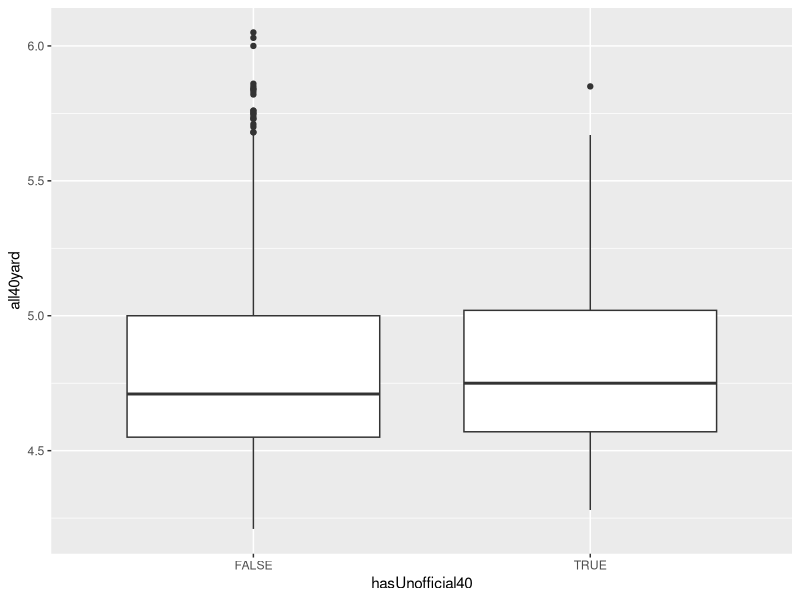
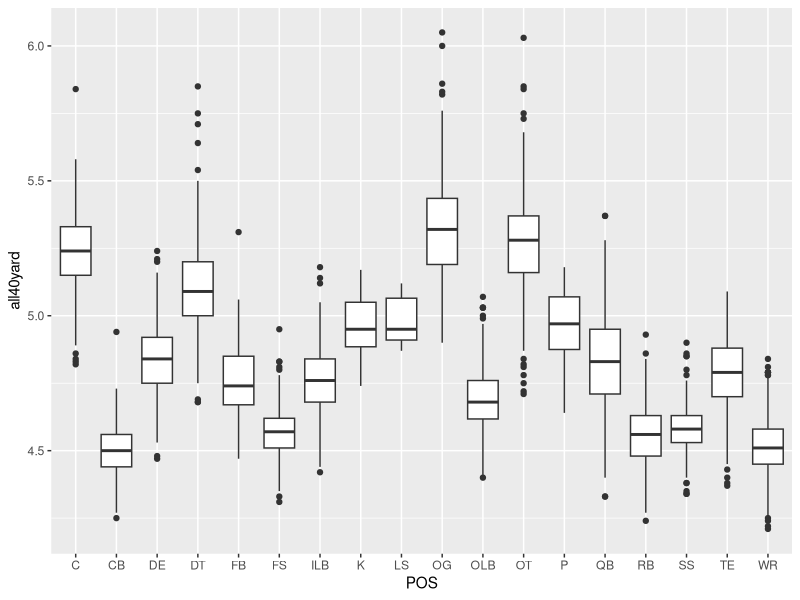
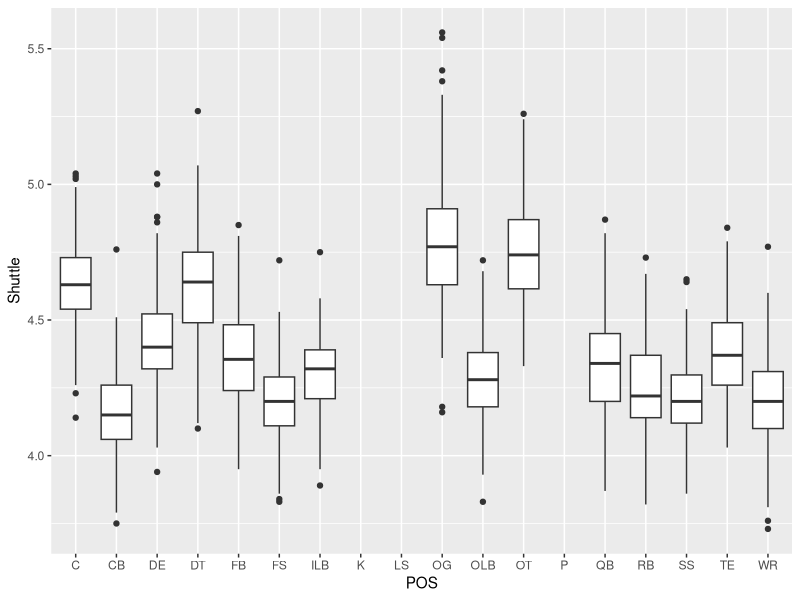
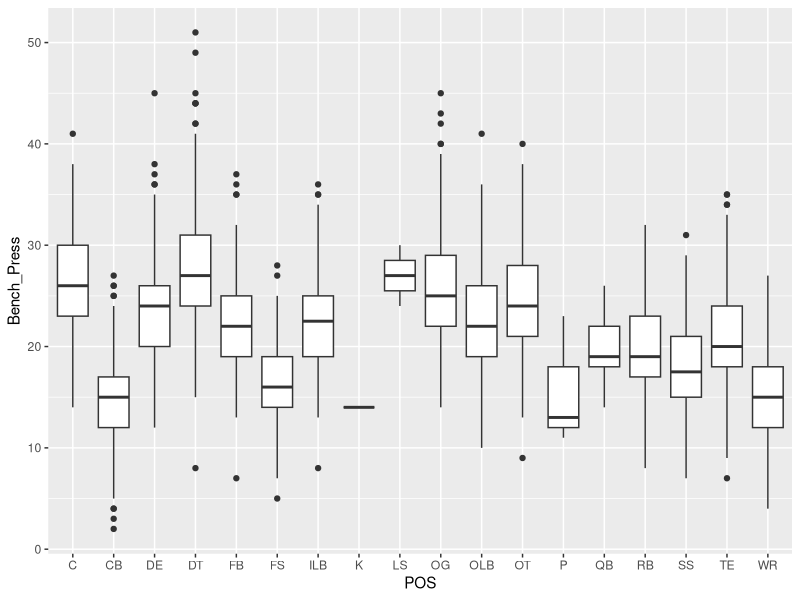
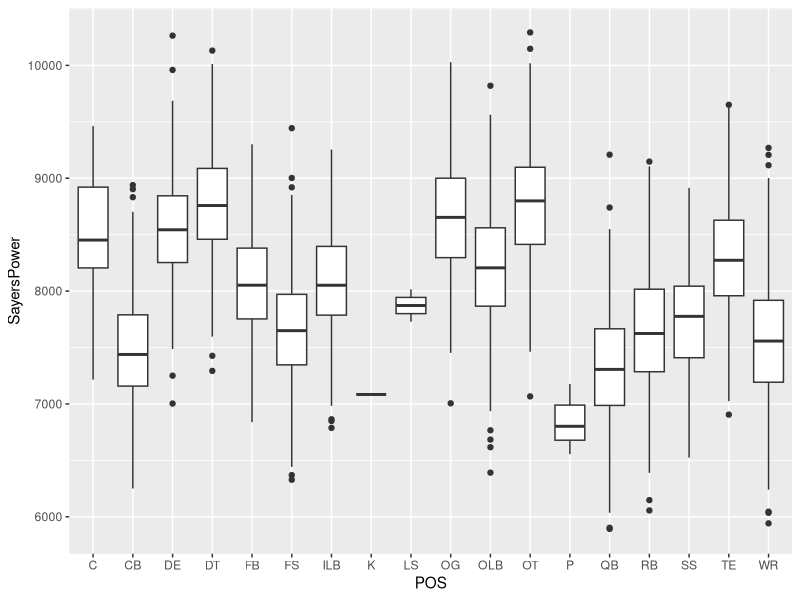
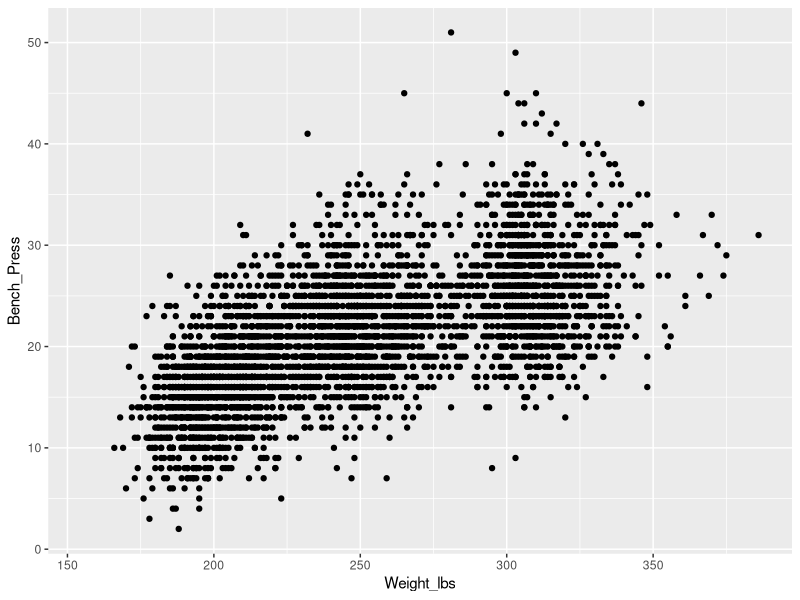
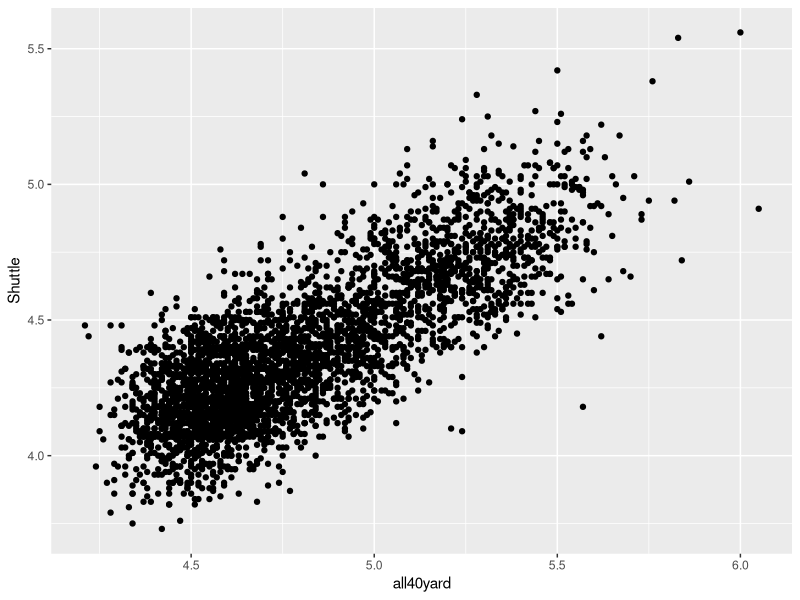
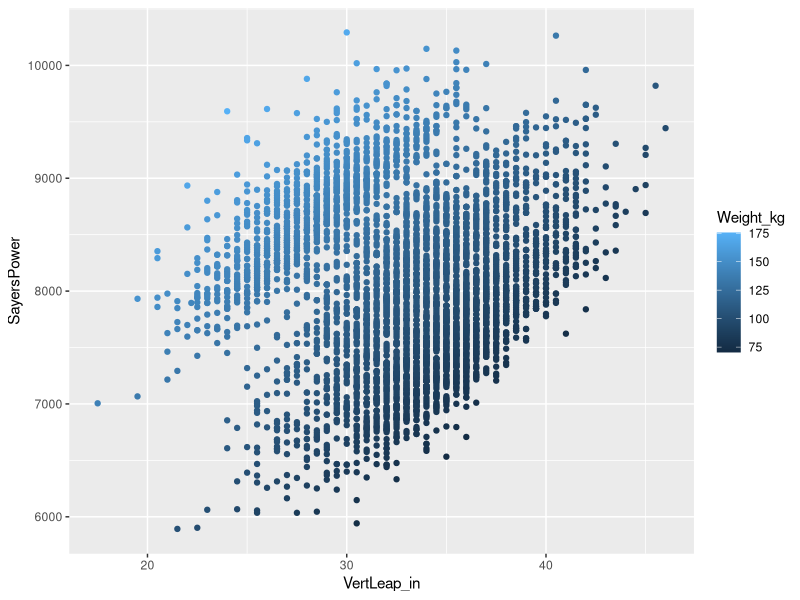

Reproduce these figures in R, in order.
# Preliminary analysis file for NFL combine data

library(dplyr)
library(ggplot2)
library(gtools)

#Read in the data from the csv file
nfldata<-read.csv("data_cleaned.csv")

nfldata<-mutate(nfldata, Weight_kg = Weight_lbs/2.2)
nfldata <- mutate(nfldata, Height_m = Height_in*0.0254)
nfldata <- mutate(nfldata, BMI = Weight_kg / (Height_m**2))
nfldata <- mutate(nfldata, VertJump_m = VertLeap_in*0.0254)
nfldata <- mutate(nfldata, LewisPower = sqrt(4.9)*Weight_kg*9.81*sqrt(VertJump_m))
nfldata <- mutate(nfldata, SayersPower = (60.7*(VertJump_m*100))+(45.3*Weight_kg-2055))


qplot(hasUnofficial40, all40yard, data = nfldata, geom="boxplot")

t.test(nfldata$all40yard~nfldata$hasUnofficial40)

nfldata %>% group_by(POS) %>% summarise(mean(VertLeap_in, na.rm=TRUE))

qplot(POS, all40yard, data = nfldata, geom="boxplot")
qplot(POS, Shuttle, data = nfldata, geom="boxplot")
qplot(POS, Bench_Press, data = nfldata, geom="boxplot")

qplot(POS, SayersPower, data = nfldata, geom="boxplot")


qplot(Weight_lbs, Bench_Press, data = nfldata)
qplot(all40yard, Shuttle, data = nfldata)

qplot(VertLeap_in, SayersPower, data = nfldata, color = Weight_kg)
qplot(VertLeap_in, LewisPower, data = nfldata, color = Weight_kg)

qplot(Weight_kg, data=nfldata, geom="histogram")
nfldata$wt_quantiles<-quantcut(nfldata$Weight_kg, q=seq(0,1,by=0.25), na.rm=TRUE)

qplot(VertLeap_in, SayersPower, data = nfldata, color = nfldata$Weight_kg)
qplot(VertLeap_in, LewisPower, data = nfldata, color = nfldata$Weight_kg)


qplot(Weight_kg, data=nfldata, geom="histogram",color=nfldata$wt_quantiles)

qplot(VertLeap_in, SayersPower, data = nfldata, color = nfldata$wt_quantiles)
qplot(VertLeap_in, LewisPower, data = nfldata, color = nfldata$wt_quantiles)

qplot(y=SayersPower, x=VertLeap_in, col=factor(wt_quantiles), data=nfldata) + stat_smooth(method=lm, formula=y~x)

fitSayersWeight<-lm(formula = SayersPower ~ VertLeap_in + wt_quantiles, data = nfldata)
summary(fitSayersWeight)
fitSayers<-lm(formula = SayersPower ~ VertLeap_in, data = nfldata)
summary(fitSayers)

fitLewisWeight<-lm(formula = LewisPower ~ VertLeap_in + wt_quantiles, data = nfldata)
summary(fitLewisWeight)

fitLewis<-lm(formula = LewisPower ~ VertLeap_in, data = nfldata)
summary(fitLewis)